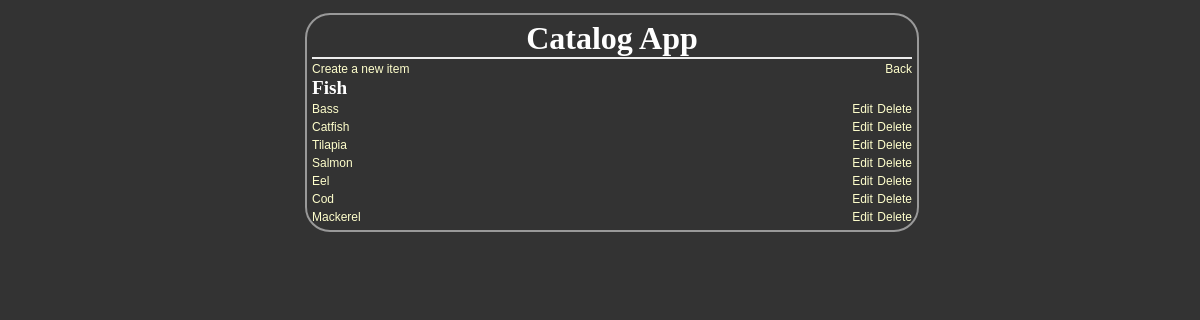
The app's page /1/, older data.
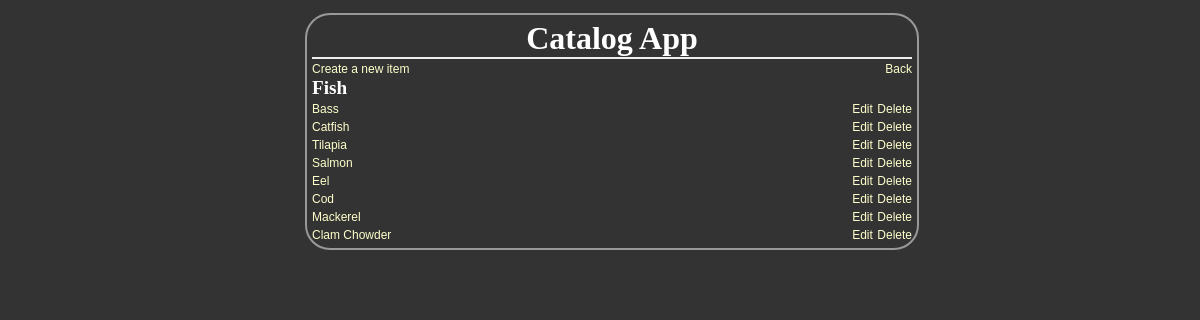
The same page, newer data.
### project4/database_setup.py (models this page shows, shortened)
class Item(Base):
    __tablename__ = 'item'
    name = Column(String(80), nullable=False)
    id = Column(Integer, primary_key=True)
    description = Column(String(65536))
    category_id = Column(Integer, ForeignKey('category.id'))
    category = relationship(Category)

### project4/project4.py (the view)
@app.route('/<int:category_id>/')
def showItems(category_id):
    DBSession = sessionmaker(bind=engine)
    session = DBSession()
    category = session.query(Category).filter_by(id=category_id).one()
    items = session.query(Item).filter_by(category_id=category_id).all()
    return render_template('category.html', category_id=category_id, category=category, items=items)

### project4/templates/category.html (shortened to what this page needs)
<!DOCTYPE html>
<html>
<head>
    <link rel=stylesheet type=text/css href="{{url_for('static', filename='styles.css')}}">
</head>
<body>
    <div class="pane">
        <header>
            <h1>Catalog App</h1>
        </header>
        <section class="prompt">
            <span class="create">
                <a href="{{url_for('newItem', category_id = category_id)}}">Create a new item</a>
            </span>
            <span class="back">
                <a href="/">Back</a>
            </span>
        </section>
        <main>
            <h2>{{category.name}}</h2>
            {% for i in items %}
            <div class="data">
                <span class="name">
                    <a href="{{url_for('showItem', category_id = category_id, item_id = i.id)}}">{{i.name}}</a>
                </span>
                <span class="actions">
                    <a href="{{url_for('editItem', category_id = category_id, item_id = i.id)}}">Edit</a>
                    <a href="{{url_for('deleteItem', category_id = category_id, item_id = i.id)}}">Delete</a>
                </span>
            </div>
            {% endfor %}
        </main>
    </div>
</body>
</html>

Row changes from the older to the newer data that the page shows:
added Item: name "Clam Chowder"
